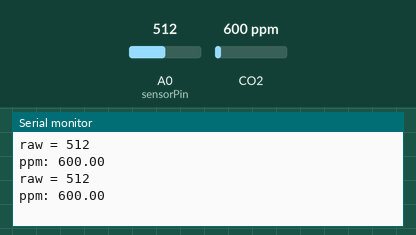
Bench run of a sketch on a simulated Arduino Uno, built with avr-gcc and run on an emulated ATmega328P. Parts: the last lines printed to the serial monitor. Inputs (shaded band) come from the test bench; at power-on: CO2 600 ppm, A0 (sensorPin) = 512.

Above: at 2.8 s.
2.9 s: CO2 set to 452 ppm
At 5.1 s:
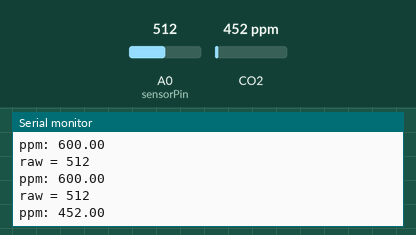
5.6 s: A0 (sensorPin) set to 716
At 6.7 s:
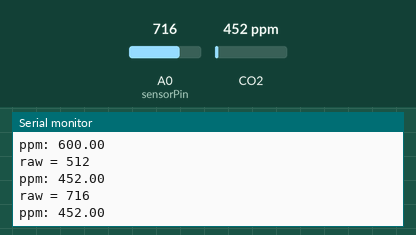
8.3 s: CO2 set to 1050 ppm
At 10.8 s:
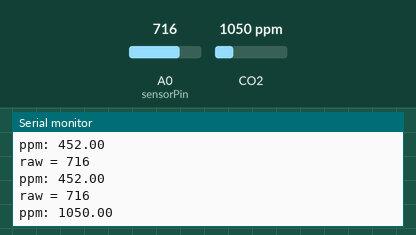
11.0 s: A0 (sensorPin) set to 900
At 12.6 s:
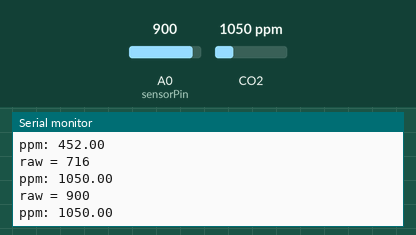
Timing chart, 0 to 14.1 s (numbered marks = the images above; inputs shaded):
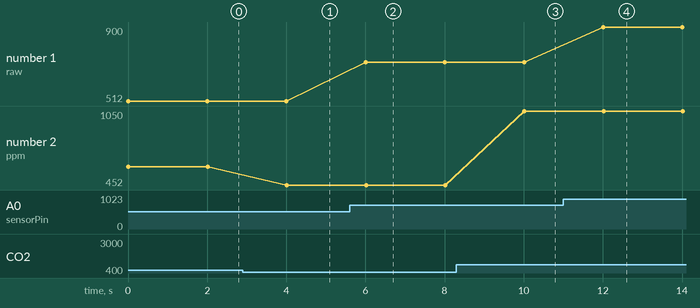

Measured:
- after the input at 2.9 s, the serial monitor: prints a new line after 1.1 s (image 1)
- after the input at 5.6 s, the serial monitor: prints a new line after 0.40 s (image 2)
- after the input at 8.3 s, the serial monitor: prints a new line after 1.7 s (image 3)
- after the input at 11.0 s, the serial monitor: prints a new line after 1.0 s (image 4)
- plotted number 1: 512 → 716 after the input at 5.6 s, 716 → 900 after the input at 11.0 s
- plotted number 2: 600 → 452 after the input at 2.9 s, 452 → 1050 after the input at 8.3 s

The sketch:

MQ135_GAS_SENSOR.ino
```cpp
/*
 * Interfacing MQ135 Gas Senor with Arduino
 * Author: Ashish
 * Website: www.circuitdigest.com
 * Date: 11-11-2020
 */
// The load resistance on the board
#define RLOAD 22.0
#include "MQ135.h"
#include <SPI.h>
#include <Adafruit_GFX.h>
#include <Adafruit_SSD1306.h>
#define SCREEN_WIDTH 128 // OLED display width, in pixels
#define SCREEN_HEIGHT 64 // OLED display height, in pixels

MQ135 gasSensor = MQ135(A0);
int val;
int sensorPin = A0;
int sensorValue = 0;
void setup() {
  Serial.begin(9600);
  pinMode(sensorPin, INPUT);
}
void loop() {
  val = analogRead(A0);
  Serial.print ("raw = ");
  Serial.println (val);
 // float zero = gasSensor.getRZero();
 // Serial.print ("rzero: ");
  //Serial.println (zero);
  float ppm = gasSensor.getPPM();
  Serial.print ("ppm: ");
  Serial.println (ppm);

  delay(2000);
}
```
